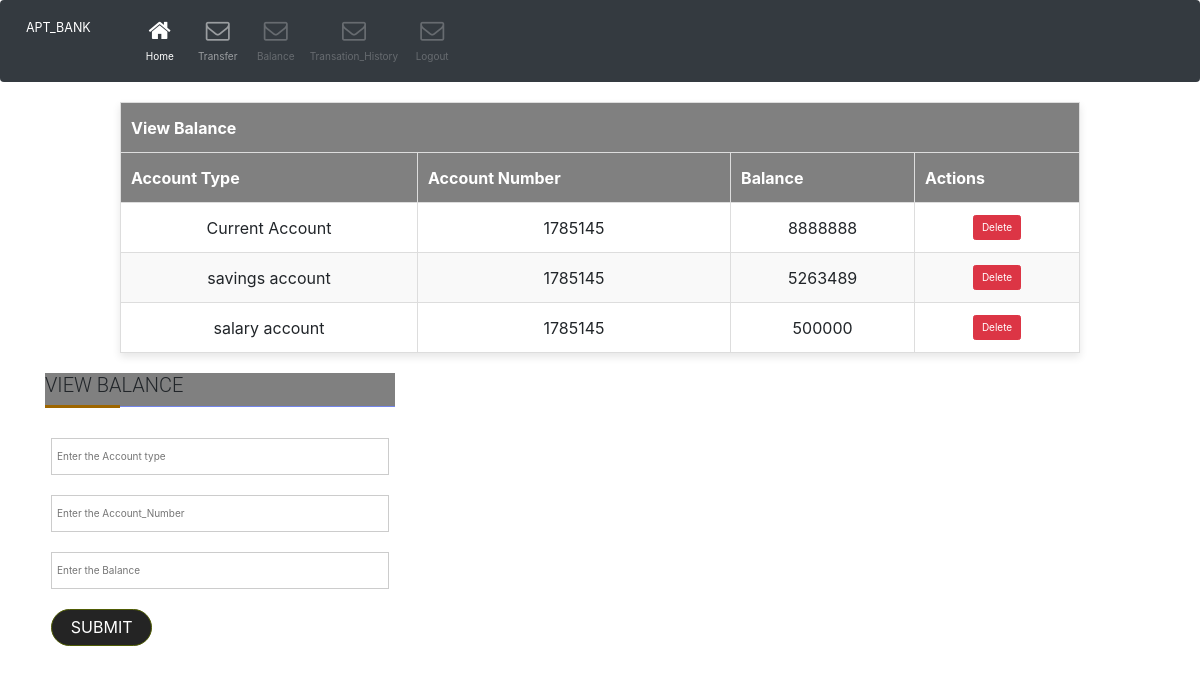
Page /viewbalance/ (signed in) on the committed database.
### bank/models.py (models this page shows, shortened)
class Balance_table(models.Model):
    Account_type=models.CharField(max_length=50)
    Account_number=models.IntegerField(null=True,blank=True)
    balance=models.IntegerField(default=0)
    User_Id = models.ForeignKey(User, on_delete=models.CASCADE, null=True, blank=True)

### bank/views.py (the view)
# urls.py: path('viewbalance/',views.View_balance,name='viewBalance'),
@login_required(login_url='login')
def View_balance(request):
    obj1=Balance_table.objects.all()
    if request.user.is_superuser:
        if request.method=='POST':
            a=request.POST.get('Account_type')
            b=request.POST.get('Account_number',0)
            c=request.POST.get('balance',0)
            obj2=Balance_table(Account_type=a,Account_number=b,balance=c)
            obj2.save()
        return render(request,'viewbalance.html',{'all':obj1})
    return render(request,'viewbalance.html',{"all":obj1})

### templates/viewbalance.html (shortened to what this page needs)
<html lang="en">
<head>
    <link href="//maxcdn.bootstrapcdn.com/bootstrap/3.3.0/css/bootstrap.min.css" rel="stylesheet" id="bootstrap-css">
</head>
<body>
{% include 'navbar.html' %}
<table>
    <thead>
        <th colspan="4" text-align ="center">View Balance</th>
        <tr>
            <th>Account Type</th>
            <th>Account Number</th>
            <th>Balance</th>
            {% if request.user.is_superuser %}
                <th>Actions</th>
            {% endif %}
        </tr>
    </thead>
    <form method="post">{% csrf_token %}
    <tbody>
        {% for res in all %}
        <tr>
            <td>{{ res.Account_type }}</td>
            <td>{{ res.Account_number }}</td>
            <td>{{ res.balance }}</td>
            {% if request.user.is_superuser %}
                <td>
                    <a href="{% url 'delete' rid=res.id %}" class="btn btn-danger">Delete</a>
                </td>
            {% endif %}
        </tr>
        {% empty %}
        <tr>
            <td colspan="4">No users available</td>
        </tr>
        {% endfor %}
    </tbody>
    </form>
</table>
{% if request.user.is_superuser %}
<div class="container">
	<div class="row">
    <div class="col-md-4">
		<div class="form_main">
                <h4 class="heading">View Balance <span></span></h4>
                <div class="form">
                <form action="" method="post" id="contactFrm" name="contactFrm">{% csrf_token %}
                    <input type="text" required="" placeholder="Enter the Account type" value="" name="Account_type" class="txt">
                    <input type="text" required="" placeholder="Enter the Account_Number" value="" name="Account_number" class="txt">
                    <input type="text" required="" placeholder="Enter the Balance" value="" name="balance" class="txt">
                    <input type="submit" value="submit" name="submit" class="txt2">
                </form>
            </div>
            </div>
            </div
	</div>
</div>
{% endif %}
</body>
</html>

### templates/viewbalance.html (style rules this page uses)
html,body { background-image: url('https://c0.wallpaperflare.com/preview/402/213/175/france-paris-the-francois-mitterrand-library-architecture.jpg'); background-size: cover; background-repeat: no-repeat; height: 100%; font-family: 'Numans', sans-serif; }
.form_main h4 { font-family: roboto; font-size: 20px; font-weight: 300; margin-bottom: 15px; margin-top: 20px; text-transform: uppercase; }
.heading { border-bottom: 1px solid #7486ec; padding-bottom: 9px; position: relative; }
.heading span { background: #9e6600 none repeat scroll 0 0; bottom: -2px; height: 3px; left: 0; position: absolute; width: 75px; }
.form { border-radius: 7px; padding: 6px; }
.txt[type="text"] { border: 1px solid #ccc; margin: 10px 0; padding: 10px 0 10px 5px; width: 100%; }
.txt2[type="submit"] { background: #242424 none repeat scroll 0 0; border: 1px solid #4f5c04; border-radius: 25px; color: #fff; font-size: 16px; font-style: normal; line-height: 35px; margin: 10px 0; padding: 0; text-transform: uppercase; width: 30%; }
body { font-family: Arial, sans-serif; background-color: #f4f4f4; margin: 20px; }
table { width: 80%; margin: 0 auto; border-collapse: collapse; box-shadow: 0 4px 8px rgba(0, 0, 0, 0.1); background-color: #fff; }
thead { background-color: gray; color: white; }
th, td { padding: 12px; text-align: center; border: 1px solid #ddd; }
tbody tr:nth-child(even) { background-color: #f9f9f9; }
th, td { padding: 10px; text-align: center; vertical-align: middle; height: 50px; }
h4 { background-color:gray; }

### rows in the picture
Balance_table: Account_type "Current Account", Account_number "1785145", balance "8888888"
Balance_table: Account_type "savings account", Account_number "1785145", balance "5263489"
Balance_table: Account_type "salary account", Account_number "1785145", balance "500000"
